Frame 1 (no input): blank canvas, image omitted
Frame 60 (the mouse pressed at the canvas centre just before this capture): blank canvas, image omitted
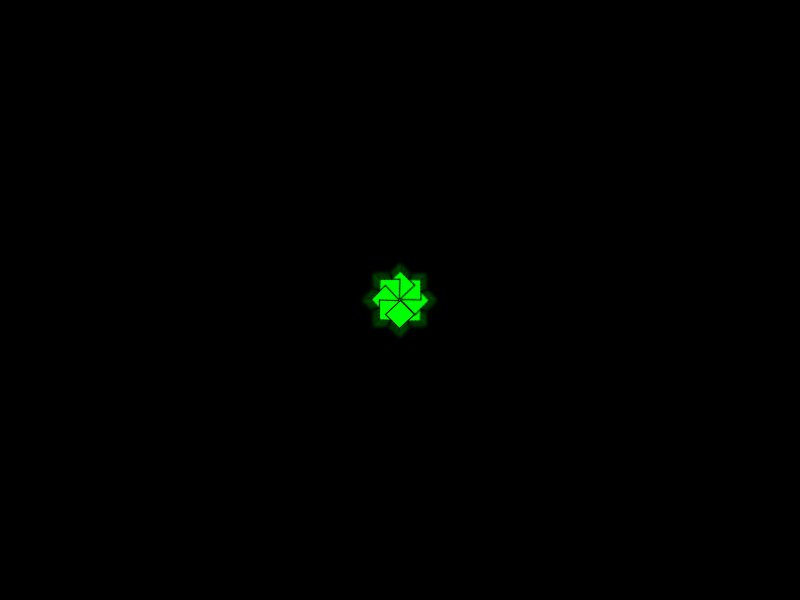
Frame 120 (the mouse held since frame 60 and released just before this capture)

The Processing sketch whose frames 1 and 60 were blank and that drew this single picture after the mouse press (run headless with seeded random() and noise(); from frame 60 on, the mouse is pressed at the canvas centre):

// Processing sketch: sketch_160121b
// ── sketch_160121b.pde
void setup() {
  size(800, 600);
  background(0);
}
void draw() {

  translate(width*0.5, height*0.5);
  scale(1.005);  //zoom in speed
  rotate(0.25*PI);  //0 - TWO_PI (6.28)
  translate(-width*0.5, -height*0.5);

  image(get(), 0, 0, width, height);

  fill(0, 255, 0);
  rect(mouseX, mouseY, 20, 20);
}
